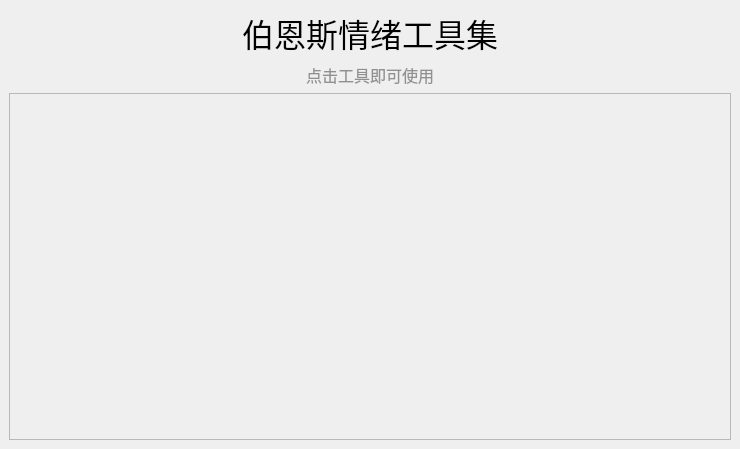
<?xml version="1.0" encoding="UTF-8"?>
<ui version="4.0">
 <class>MainWindow</class>
 <widget class="QMainWindow" name="MainWindow">
  <property name="geometry">
   <rect>
    <x>0</x>
    <y>0</y>
    <width>740</width>
    <height>449</height>
   </rect>
  </property>
  <property name="font">
   <font>
    <pointsize>9</pointsize>
   </font>
  </property>
  <property name="windowTitle">
   <string>伯恩斯情绪工具集</string>
  </property>
  <property name="dockOptions">
   <set>QMainWindow::DockOption::AllowTabbedDocks|QMainWindow::DockOption::AnimatedDocks</set>
  </property>
  <property name="unifiedTitleAndToolBarOnMac">
   <bool>false</bool>
  </property>
  <widget class="QWidget" name="centralwidget">
   <layout class="QVBoxLayout" name="verticalLayout">
    <item>
     <widget class="QLabel" name="label">
      <property name="font">
       <font>
        <pointsize>24</pointsize>
       </font>
      </property>
      <property name="text">
       <string>伯恩斯情绪工具集</string>
      </property>
      <property name="alignment">
       <set>Qt::AlignmentFlag::AlignCenter</set>
      </property>
      <property name="margin">
       <number>6</number>
      </property>
     </widget>
    </item>
    <item>
     <widget class="QLabel" name="label_2">
      <property name="font">
       <font>
        <pointsize>12</pointsize>
       </font>
      </property>
      <property name="styleSheet">
       <string notr="true">color:rgb(144, 144, 144)</string>
      </property>
      <property name="text">
       <string>点击工具即可使用</string>
      </property>
      <property name="alignment">
       <set>Qt::AlignmentFlag::AlignCenter</set>
      </property>
      <property name="margin">
       <number>7</number>
      </property>
      <property name="indent">
       <number>-1</number>
      </property>
     </widget>
    </item>
    <item>
     <widget class="QScrollArea" name="scrollArea">
      <property name="enabled">
       <bool>true</bool>
      </property>
      <property name="horizontalScrollBarPolicy">
       <enum>Qt::ScrollBarPolicy::ScrollBarAlwaysOff</enum>
      </property>
      <property name="widgetResizable">
       <bool>true</bool>
      </property>
      <widget class="QWidget" name="scrollAreaWidgetContents">
       <property name="geometry">
        <rect>
         <x>0</x>
         <y>0</y>
         <width>720</width>
         <height>329</height>
        </rect>
       </property>
       <layout class="QGridLayout" name="gridLayout"/>
      </widget>
     </widget>
    </item>
   </layout>
  </widget>
 </widget>
 <resources/>
 <connections/>
</ui>
